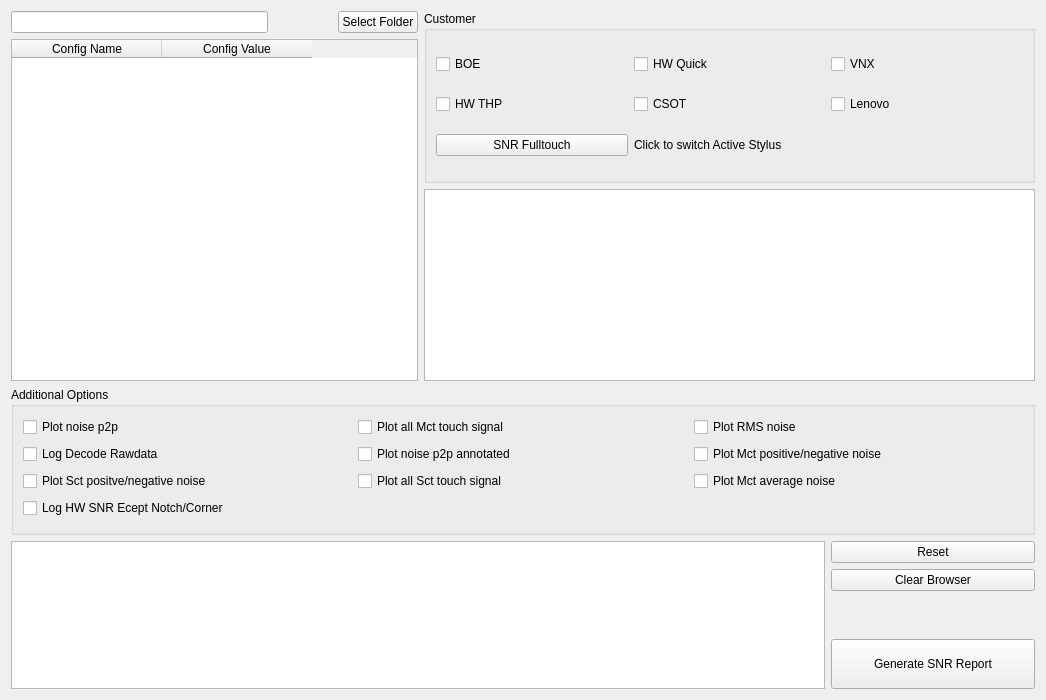
<?xml version="1.0" encoding="UTF-8"?>
<ui version="4.0">
 <class>Form_SNR</class>
 <widget class="QWidget" name="Form_SNR">
  <property name="geometry">
   <rect>
    <x>0</x>
    <y>0</y>
    <width>1046</width>
    <height>700</height>
   </rect>
  </property>
  <property name="windowTitle">
   <string>General SNR Calculator</string>
  </property>
  <layout class="QVBoxLayout" name="verticalLayout_4" stretch="5,2,2">
   <item>
    <layout class="QHBoxLayout" name="horizontalLayout" stretch="2,3">
     <item>
      <layout class="QVBoxLayout" name="verticalLayout_3">
       <item>
        <layout class="QHBoxLayout" name="horizontalLayout_3" stretch="8,2,1">
         <item>
          <widget class="QLineEdit" name="lineFolder"/>
         </item>
         <item>
          <spacer name="horizontalSpacer">
           <property name="orientation">
            <enum>Qt::Horizontal</enum>
           </property>
           <property name="sizeHint" stdset="0">
            <size>
             <width>40</width>
             <height>20</height>
            </size>
           </property>
          </spacer>
         </item>
         <item>
          <widget class="QPushButton" name="btnSelectFolder">
           <property name="text">
            <string>Select Folder</string>
           </property>
          </widget>
         </item>
        </layout>
       </item>
       <item>
        <widget class="QTableWidget" name="tableCFG">
         <attribute name="horizontalHeaderDefaultSectionSize">
          <number>150</number>
         </attribute>
         <column>
          <property name="text">
           <string>Config Name</string>
          </property>
         </column>
         <column>
          <property name="text">
           <string>Config Value</string>
          </property>
         </column>
        </widget>
       </item>
      </layout>
     </item>
     <item>
      <layout class="QVBoxLayout" name="verticalLayout_2" stretch="2,0">
       <item>
        <widget class="QGroupBox" name="CustomerBox">
         <property name="title">
          <string>Customer</string>
         </property>
         <layout class="QGridLayout" name="gridLayout">
          <item row="1" column="2">
           <widget class="QCheckBox" name="cBoxLenovo">
            <property name="text">
             <string>Lenovo</string>
            </property>
           </widget>
          </item>
          <item row="1" column="1">
           <widget class="QCheckBox" name="cBoxCSOT">
            <property name="text">
             <string>CSOT</string>
            </property>
           </widget>
          </item>
          <item row="1" column="0">
           <widget class="QCheckBox" name="cBoxHW_thp">
            <property name="text">
             <string>HW THP</string>
            </property>
           </widget>
          </item>
          <item row="0" column="2">
           <widget class="QCheckBox" name="cBoxVNX">
            <property name="text">
             <string>VNX</string>
            </property>
           </widget>
          </item>
          <item row="0" column="1">
           <widget class="QCheckBox" name="cBoxHW_quick">
            <property name="text">
             <string>HW Quick</string>
            </property>
           </widget>
          </item>
          <item row="0" column="0">
           <widget class="QCheckBox" name="cBoxBOE">
            <property name="text">
             <string>BOE</string>
            </property>
           </widget>
          </item>
          <item row="2" column="0">
           <widget class="QPushButton" name="btnSwitch">
            <property name="text">
             <string>SNR Fulltouch</string>
            </property>
           </widget>
          </item>
          <item row="2" column="1">
           <widget class="QLabel" name="label">
            <property name="text">
             <string>Click to switch Active Stylus</string>
            </property>
           </widget>
          </item>
         </layout>
        </widget>
       </item>
       <item>
        <widget class="QListWidget" name="listPattern"/>
       </item>
      </layout>
     </item>
    </layout>
   </item>
   <item>
    <widget class="QGroupBox" name="groupBox_3">
     <property name="title">
      <string>Additional Options</string>
     </property>
     <layout class="QGridLayout" name="gridLayout_2">
      <item row="1" column="2">
       <widget class="QCheckBox" name="cBoxPlotPosNoise">
        <property name="text">
         <string>Plot Mct positive/negative noise</string>
        </property>
       </widget>
      </item>
      <item row="2" column="2">
       <widget class="QCheckBox" name="cBoxPlotMctAveNoise">
        <property name="text">
         <string>Plot Mct average noise</string>
        </property>
       </widget>
      </item>
      <item row="2" column="0">
       <widget class="QCheckBox" name="cBoxPlotSctPosNoise">
        <property name="text">
         <string>Plot Sct positve/negative noise</string>
        </property>
       </widget>
      </item>
      <item row="0" column="0">
       <widget class="QCheckBox" name="cBoxPlotNoiseptp">
        <property name="text">
         <string>Plot noise p2p</string>
        </property>
       </widget>
      </item>
      <item row="2" column="1">
       <widget class="QCheckBox" name="cBoxPlotSctSignal">
        <property name="text">
         <string>Plot all Sct touch signal</string>
        </property>
       </widget>
      </item>
      <item row="0" column="1">
       <widget class="QCheckBox" name="cBoxPlotallTouch">
        <property name="text">
         <string>Plot all Mct touch signal</string>
        </property>
       </widget>
      </item>
      <item row="0" column="2">
       <widget class="QCheckBox" name="cBoxPlotRms">
        <property name="text">
         <string>Plot RMS noise</string>
        </property>
       </widget>
      </item>
      <item row="1" column="1">
       <widget class="QCheckBox" name="cBoxPlot_p2p_annotated">
        <property name="text">
         <string>Plot noise p2p annotated</string>
        </property>
       </widget>
      </item>
      <item row="1" column="0">
       <widget class="QCheckBox" name="cBoxLog_grid_rawdata">
        <property name="text">
         <string>Log Decode Rawdata</string>
        </property>
       </widget>
      </item>
      <item row="3" column="0">
       <widget class="QCheckBox" name="checkBox">
        <property name="text">
         <string>Log HW SNR Ecept Notch/Corner</string>
        </property>
       </widget>
      </item>
     </layout>
    </widget>
   </item>
   <item>
    <layout class="QHBoxLayout" name="horizontalLayout_2" stretch="8,2">
     <item>
      <widget class="QTextBrowser" name="textBrowser"/>
     </item>
     <item>
      <layout class="QVBoxLayout" name="verticalLayout">
       <item>
        <widget class="QPushButton" name="btnReset">
         <property name="text">
          <string>Reset</string>
         </property>
        </widget>
       </item>
       <item>
        <widget class="QPushButton" name="btnClear">
         <property name="text">
          <string>Clear Browser</string>
         </property>
        </widget>
       </item>
       <item>
        <spacer name="verticalSpacer">
         <property name="orientation">
          <enum>Qt::Vertical</enum>
         </property>
         <property name="sizeHint" stdset="0">
          <size>
           <width>20</width>
           <height>40</height>
          </size>
         </property>
        </spacer>
       </item>
       <item>
        <widget class="QPushButton" name="btnGenerateSNR">
         <property name="minimumSize">
          <size>
           <width>0</width>
           <height>50</height>
          </size>
         </property>
         <property name="text">
          <string>Generate SNR Report</string>
         </property>
         <property name="iconSize">
          <size>
           <width>16</width>
           <height>40</height>
          </size>
         </property>
        </widget>
       </item>
      </layout>
     </item>
    </layout>
   </item>
  </layout>
 </widget>
 <resources>
  <include location="icons/pic.qrc"/>
 </resources>
 <connections/>
</ui>
